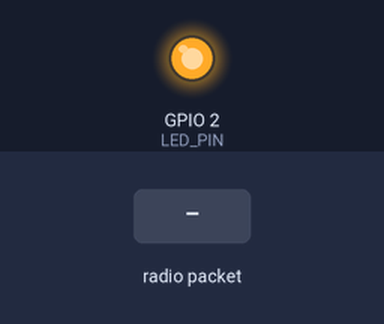
The sketch below on a simulated ESP32. On the bench: output pins drawn as LEDs (lit = HIGH). Inputs (shaded band) come from the test bench. What the sketch prints to the serial monitor is not drawn.

Above: at 1.2 s.
1.3 s: radio packet "1" arrives
At 2.0 s:
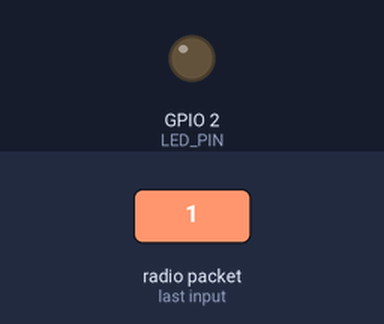
2.8 s: radio packet "0" arrives
At 3.1 s:
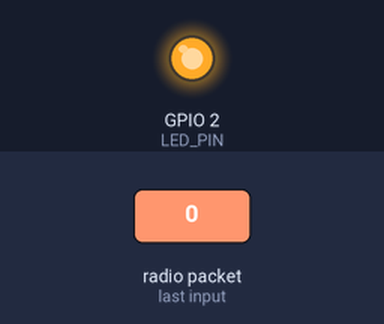
4.3 s: radio packet "2" arrives
At 5.5 s:
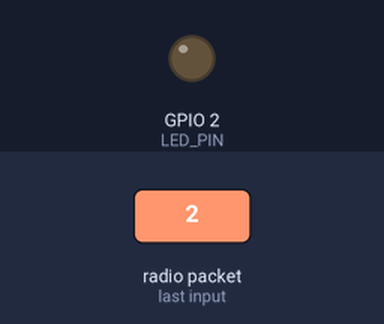
Timing chart, 0 to 7.3 s (numbered marks = the images above; inputs shaded):
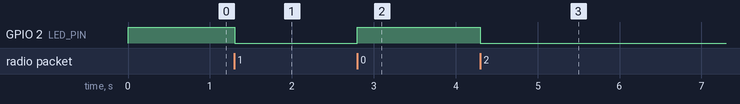

Measured:
- after the input at 1.3 s, GPIO 2 (LED_PIN): HIGH → LOW at once
- after the input at 2.8 s, GPIO 2 (LED_PIN): LOW → HIGH at once
- after the input at 4.3 s, GPIO 2 (LED_PIN): HIGH → LOW at once

The sketch:

esp_now_ground.ino
```cpp
/*
 * Companion Drone Ground Station ESP-NOW Bridge
 *
 * Hardware: ESP32 development board (connected via USB to Ground Laptop)
 * Function: Transparent bidirectional bridge between USB Serial and ESP-NOW (LR mode).
 *
 * Serial Baud: 115200 (configurable)
 * ESP-NOW Mode: WiFi Long Range (LR) 802.11b/g/n LR protocol
 */

#include <esp_now.h>
#include <WiFi.h>
#include <esp_wifi.h>

#define SERIAL_BAUD 115200
#define BUFFER_SIZE 240       // ESP-NOW max payload is 250 bytes
#define TX_TIMEOUT_MS 5       // Flush timeout to prevent serial lag
#define LED_PIN 2             // Built-in LED for packet activity

// Target Air ESP32 MAC address (default broadcast, replace with specific MAC for security)
uint8_t airMacAddress[] = {0xFF, 0xFF, 0xFF, 0xFF, 0xFF, 0xFF};

uint8_t serialBuffer[BUFFER_SIZE];
size_t bufferIndex = 0;
unsigned long lastSerialByteTime = 0;

// Callback when data is received over ESP-NOW from Air ESP32
void onDataRecv(const esp_now_recv_info_t *recv_info, const uint8_t *incomingData, int len) {
    if (len > 0) {
        Serial.write(incomingData, len);
        digitalWrite(LED_PIN, !digitalRead(LED_PIN)); // Toggle LED on activity
    }
}

// Callback when data was sent over ESP-NOW
void onDataSent(const uint8_t *mac_addr, esp_now_send_status_t status) {
    // Optional transmission status hook
}

void flushBuffer() {
    if (bufferIndex > 0) {
        esp_now_send(airMacAddress, serialBuffer, bufferIndex);
        bufferIndex = 0;
        digitalWrite(LED_PIN, !digitalRead(LED_PIN));
    }
}

void setup() {
    pinMode(LED_PIN, OUTPUT);
    digitalWrite(LED_PIN, LOW);

    Serial.begin(SERIAL_BAUD);
    while (!Serial && millis() < 3000);

    // Set WiFi to Station mode
    WiFi.mode(WIFI_STA);
    WiFi.disconnect();

    // Enable Long Range (LR) mode for maximum outdoor telemetry range
    esp_wifi_set_protocol(WIFI_IF_STA, WIFI_PROTOCOL_LR | WIFI_PROTOCOL_11B | WIFI_PROTOCOL_11G);

    // Initialize ESP-NOW
    if (esp_now_init() != ESP_OK) {
        Serial.println("[ESP-NOW] Init Failed!");
        return;
    }

    esp_now_register_recv_cb(onDataRecv);
    esp_now_register_send_cb(onDataSent);

    // Register Air peer
    esp_now_peer_info_t peerInfo = {};
    memcpy(peerInfo.peer_addr, airMacAddress, 6);
    peerInfo.channel = 0;
    peerInfo.encrypt = false;

    if (esp_now_add_peer(&peerInfo) != ESP_OK) {
        Serial.println("[ESP-NOW] Failed to add peer");
    }

    digitalWrite(LED_PIN, HIGH);
}

void loop() {
    // Read from USB Serial and buffer for transmission
    while (Serial.available()) {
        uint8_t b = Serial.read();
        serialBuffer[bufferIndex++] = b;
        lastSerialByteTime = millis();

        if (bufferIndex >= BUFFER_SIZE) {
            flushBuffer();
        }
    }

    // Flush remaining buffer if timeout elapsed
    if (bufferIndex > 0 && (millis() - lastSerialByteTime >= TX_TIMEOUT_MS)) {
        flushBuffer();
    }
}
```
